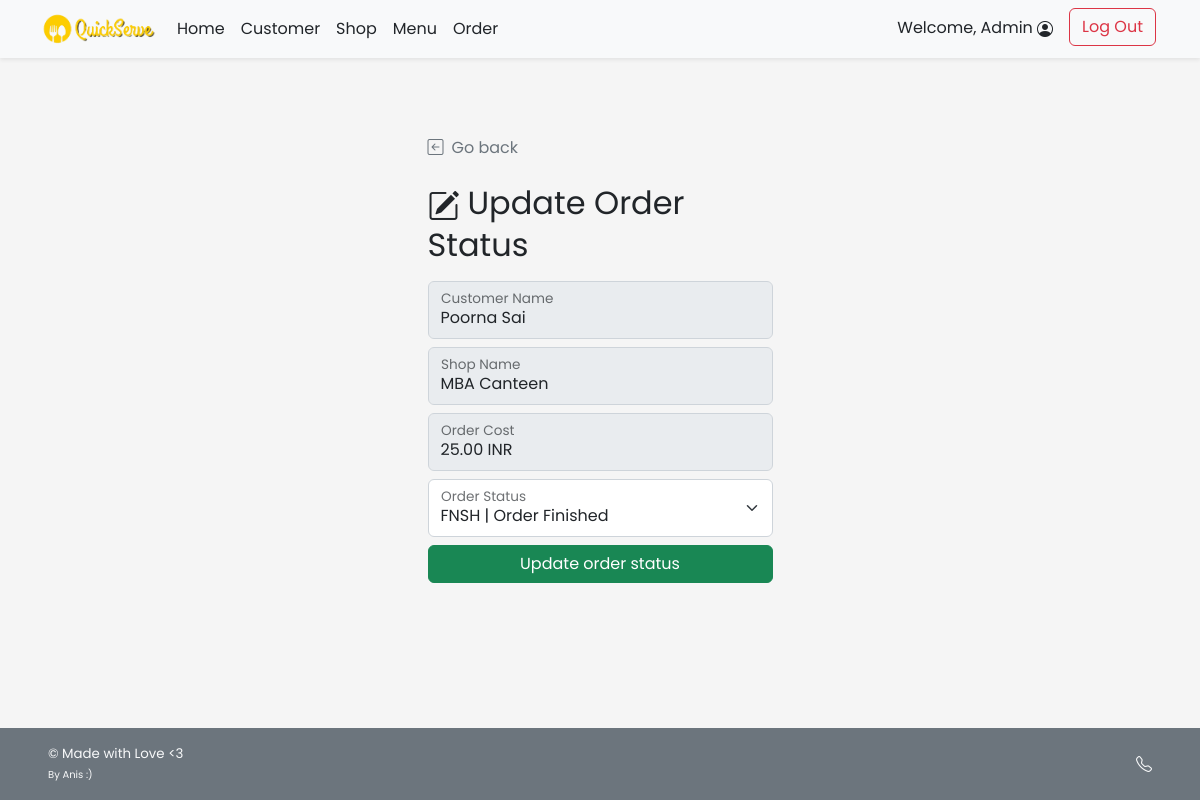
/admin/admin_order_update.php?orh_id=81 (signed in), run on the app's committed database.
### tables this page shows
CREATE TABLE `order_header` (
  `orh_id` int(11) NOT NULL,
  `c_id` int(11) NOT NULL,
  `s_id` int(11) NOT NULL,
  `p_id` int(11) NOT NULL,
  `orh_ordertime` timestamp NOT NULL DEFAULT current_timestamp(),
  `orh_orderstatus` varchar(45) NOT NULL,
  `orh_finishedtime` datetime DEFAULT NULL,
  `t_id` varchar(45) NOT NULL
);

CREATE TABLE `customer` (
  `c_username` varchar(45) NOT NULL,
  `c_pwd` varchar(45) NOT NULL,
  `c_firstname` varchar(45) NOT NULL,
  `c_lastname` varchar(45) NOT NULL,
  `c_email` varchar(100) NOT NULL,
  `c_gender` varchar(1) NOT NULL COMMENT 'M for Male, F for Female',
  `c_type` varchar(3) NOT NULL COMMENT 'Type of customer in this canteen (STD for student,STF for staff, GUE for guest, ADM for admin, OTH for other)',
  `c_id` int(11) NOT NULL
);

CREATE TABLE `shop` (
  `s_username` varchar(45) NOT NULL,
  `s_pwd` varchar(45) NOT NULL,
  `s_name` varchar(100) NOT NULL,
  `s_location` varchar(100) NOT NULL,
  `s_email` varchar(100) NOT NULL,
  `s_phoneno` varchar(45) NOT NULL,
  `s_pic` text DEFAULT NULL,
  `s_id` int(11) NOT NULL
);

CREATE TABLE `payment` (
  `p_id` int(11) NOT NULL,
  `c_id` int(11) NOT NULL,
  `p_amount` decimal(7,2) NOT NULL
);

### admin/admin_order_update.php (the view, shortened to what this page needs)
<!DOCTYPE html>
<html lang="en">
<head>
    <?php
        include("../conn_db.php");
        include('../head.php');
    ?>
    <link href="../css/main.css" rel="stylesheet">
    <link href="../css/login.css" rel="stylesheet">
</head>
<body class="d-flex flex-column h-100">
    <?php include('nav_header_admin.php')?>
    <div class="container form-signin mt-auto w-50">
        <a class="nav nav-item text-decoration-none text-muted" href="#" onclick="history.back();">
            <i class="bi bi-arrow-left-square me-2"></i>Go back
        </a>
        <?php
            $orh_id = $_GET["orh_id"];
            $query = "SELECT orh.orh_ordertime,c.c_firstname,c.c_lastname,orh.orh_orderstatus,p.p_amount,s.s_name
                FROM order_header orh INNER JOIN customer c ON orh.c_id = c.c_id INNER JOIN payment p ON p.p_id = orh.p_id
                INNER JOIN shop s ON orh.s_id = s.s_id WHERE orh.orh_id = {$orh_id};";
            $result = $mysqli ->query($query);
            $row = $result -> fetch_array();
        ?>
        <form method="POST" action="admin_order_update.php" class="form-floating">
            <h2 class="mt-4 mb-3 fw-normal text-bold"><i class="bi bi-pencil-square me-2"></i>Update Order Status</h2>
            <div class="form-floating mb-2">
                <input type="text" class="form-control" id="customername" placeholder="Customer Name" value="<?php echo $row["c_firstname"]." ".$row["c_lastname"];?>" disabled>
                <label for="customername">Customer Name</label>
            </div>
            <div class="form-floating mb-2">
                <input type="text" class="form-control" id="shopname" placeholder="Shop Name" value="<?php echo $row["s_name"];?>" disabled>
                <label for="shopname">Shop Name</label>
            </div>
            <div class="form-floating mb-2">
                <input type="text" class="form-control" id="ordercost" placeholder="Order Cost" value="<?php echo $row["p_amount"]." INR";?>" disabled>
                <label for="ordercost">Order Cost</label>
            </div>
            <div class="form-floating mb-2">
                <select class="form-select" id="orderstatus" name="os">
                    <option value="FNSH" <?php if($row["orh_orderstatus"]=="FNSH"){ echo "selected";}?>>FNSH | Order Finished</option>
                </select>
                <label for="orderstatus">Order Status</label>
            </div>
            <button class="w-100 btn btn-success mb-3" name="upd_confirm" type="submit">Update order status</button>
        </form>
    </div>
    <?php include('admin_footer.php')?>
</body>
</html>

### css/main.css (style rules this page uses)
html { height: 100%; }
body { height: 100%; padding-top: 4rem; margin-bottom: -50px; font-family: 'Poppins', 'Noto Sans Thai', sans-serif; }
a { cursor: pointer; }
.bi { vertical-align: -.125em; fill: currentColor; }

### css/login.css (style rules this page uses)
html, body { height: 100%; font-family: 'Poppins', 'Noto Sans Thai', sans-serif; }
body { background-color: #f5f5f5; padding-top: 4rem; margin-bottom: -50px; }
.form-signin { width: 100%; max-width: 375px; padding: 15px; margin: auto; }

### data on the page
order_header: c.c_lastname "Poorna Sai", s.s_name "MBA Canteen", p.p_amount "25.00 INR", os "FNSH | Order Finished"

### other printed values
$_SESSION['firstname'] "Admin"
